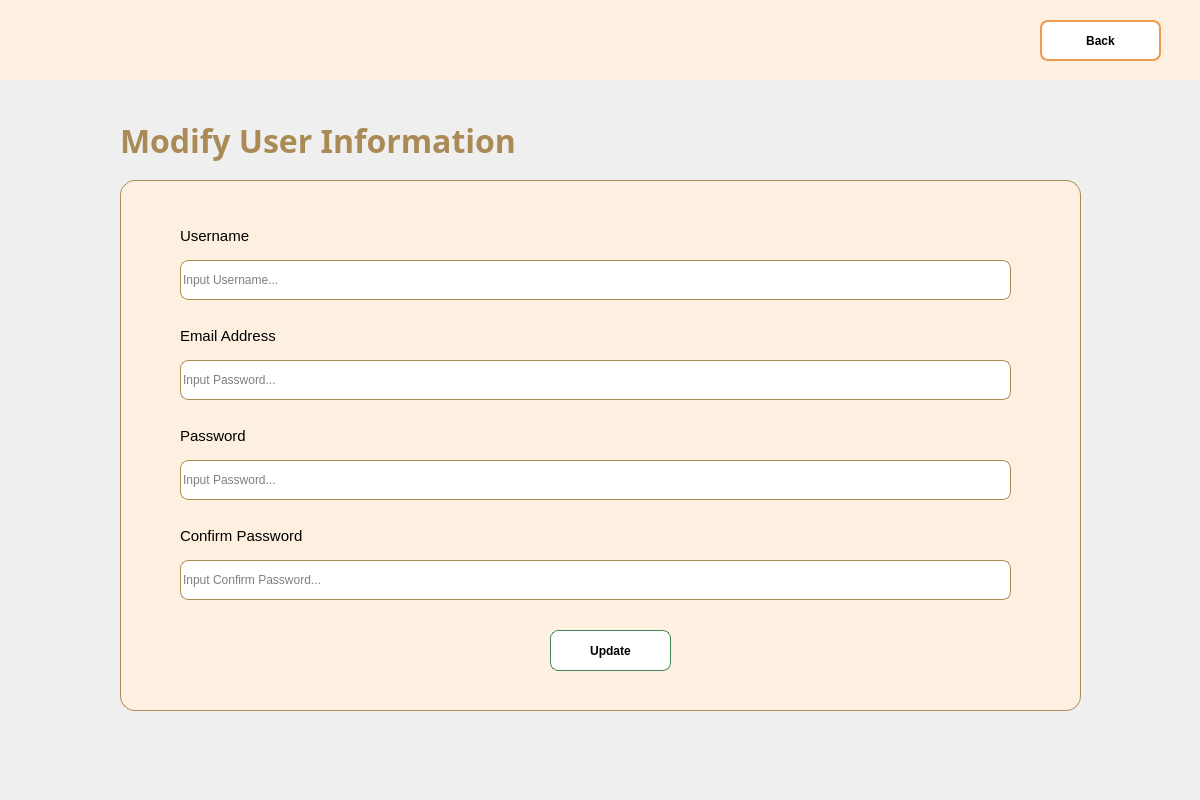
<?xml version="1.0" encoding="UTF-8"?>
<ui version="4.0">
 <class>Dialog</class>
 <widget class="QDialog" name="Dialog">
  <property name="geometry">
   <rect>
    <x>0</x>
    <y>0</y>
    <width>1200</width>
    <height>800</height>
   </rect>
  </property>
  <property name="windowTitle">
   <string>Dialog</string>
  </property>
  <widget class="QLabel" name="label_2">
   <property name="geometry">
    <rect>
     <x>120</x>
     <y>120</y>
     <width>461</width>
     <height>41</height>
    </rect>
   </property>
   <property name="font">
    <font>
     <family>Berlin Sans FB Demi</family>
     <pointsize>24</pointsize>
     <weight>75</weight>
     <bold>true</bold>
    </font>
   </property>
   <property name="styleSheet">
    <string notr="true">color: #AA8B56</string>
   </property>
   <property name="text">
    <string>Modify User Information</string>
   </property>
  </widget>
  <widget class="QWidget" name="widget" native="true">
   <property name="geometry">
    <rect>
     <x>0</x>
     <y>0</y>
     <width>1200</width>
     <height>80</height>
    </rect>
   </property>
   <property name="styleSheet">
    <string notr="true">background-color: #FDF0E0</string>
   </property>
   <widget class="QPushButton" name="backButton">
    <property name="geometry">
     <rect>
      <x>1040</x>
      <y>20</y>
      <width>121</width>
      <height>41</height>
     </rect>
    </property>
    <property name="font">
     <font>
      <pointsize>9</pointsize>
      <weight>75</weight>
      <bold>true</bold>
     </font>
    </property>
    <property name="cursor">
     <cursorShape>PointingHandCursor</cursorShape>
    </property>
    <property name="styleSheet">
     <string notr="true">QPushButton{
background-color: white;
border-radius: 8px;
border: 2px solid #EF9A53;
}

QPushButton:hover{ 
background-color: #EF9A53;
color: white;
}</string>
    </property>
    <property name="text">
     <string>Back</string>
    </property>
   </widget>
  </widget>
  <widget class="QPushButton" name="submitButton">
   <property name="geometry">
    <rect>
     <x>550</x>
     <y>630</y>
     <width>121</width>
     <height>41</height>
    </rect>
   </property>
   <property name="font">
    <font>
     <pointsize>9</pointsize>
     <weight>75</weight>
     <bold>true</bold>
    </font>
   </property>
   <property name="cursor">
    <cursorShape>PointingHandCursor</cursorShape>
   </property>
   <property name="styleSheet">
    <string notr="true">QPushButton{
background-color: white;
border-radius: 8px;
border: 1px solid #42855B;
}

QPushButton:hover{ 
background-color: #7FB77E;
color: white;
}</string>
   </property>
   <property name="text">
    <string>Update</string>
   </property>
  </widget>
  <widget class="QLabel" name="label_3">
   <property name="geometry">
    <rect>
     <x>180</x>
     <y>220</y>
     <width>141</width>
     <height>31</height>
    </rect>
   </property>
   <property name="font">
    <font>
     <pointsize>11</pointsize>
    </font>
   </property>
   <property name="styleSheet">
    <string notr="true">background-color: rgba(0,0,0,0%)</string>
   </property>
   <property name="text">
    <string>Username</string>
   </property>
  </widget>
  <widget class="QLabel" name="label">
   <property name="enabled">
    <bool>true</bool>
   </property>
   <property name="geometry">
    <rect>
     <x>120</x>
     <y>180</y>
     <width>961</width>
     <height>531</height>
    </rect>
   </property>
   <property name="autoFillBackground">
    <bool>false</bool>
   </property>
   <property name="styleSheet">
    <string notr="true">background-color: #FDF0E0;
border-radius: 15px;
border: 1px solid #AA8B56;</string>
   </property>
   <property name="text">
    <string/>
   </property>
  </widget>
  <widget class="QLineEdit" name="insertUsername">
   <property name="geometry">
    <rect>
     <x>180</x>
     <y>260</y>
     <width>831</width>
     <height>40</height>
    </rect>
   </property>
   <property name="cursor">
    <cursorShape>IBeamCursor</cursorShape>
   </property>
   <property name="autoFillBackground">
    <bool>false</bool>
   </property>
   <property name="styleSheet">
    <string notr="true">QLineEdit{
background-color: rgb(255, 255, 255);
border-radius: 8px;
border: 1px solid #AA8B56
}

QLineEdit:focus{
border: 2px solid #AA8B56
}</string>
   </property>
   <property name="inputMask">
    <string/>
   </property>
   <property name="text">
    <string/>
   </property>
   <property name="placeholderText">
    <string>Input Username...</string>
   </property>
  </widget>
  <widget class="QLineEdit" name="insertConfirmPass">
   <property name="geometry">
    <rect>
     <x>180</x>
     <y>560</y>
     <width>831</width>
     <height>40</height>
    </rect>
   </property>
   <property name="cursor">
    <cursorShape>IBeamCursor</cursorShape>
   </property>
   <property name="autoFillBackground">
    <bool>false</bool>
   </property>
   <property name="styleSheet">
    <string notr="true">QLineEdit{
background-color: rgb(255, 255, 255);
border-radius: 8px;
border: 1px solid #AA8B56
}

QLineEdit:focus{
border: 2px solid #AA8B56
}</string>
   </property>
   <property name="inputMask">
    <string/>
   </property>
   <property name="text">
    <string/>
   </property>
   <property name="readOnly">
    <bool>true</bool>
   </property>
   <property name="placeholderText">
    <string>Input Confirm Password...</string>
   </property>
  </widget>
  <widget class="QLineEdit" name="insertEmail">
   <property name="geometry">
    <rect>
     <x>180</x>
     <y>360</y>
     <width>831</width>
     <height>40</height>
    </rect>
   </property>
   <property name="cursor">
    <cursorShape>IBeamCursor</cursorShape>
   </property>
   <property name="autoFillBackground">
    <bool>false</bool>
   </property>
   <property name="styleSheet">
    <string notr="true">QLineEdit{
background-color: rgb(255, 255, 255);
border-radius: 8px;
border: 1px solid #AA8B56
}

QLineEdit:focus{
border: 2px solid #AA8B56
}</string>
   </property>
   <property name="inputMask">
    <string/>
   </property>
   <property name="text">
    <string/>
   </property>
   <property name="placeholderText">
    <string>Input Password...</string>
   </property>
  </widget>
  <widget class="QLineEdit" name="insertPassword">
   <property name="geometry">
    <rect>
     <x>180</x>
     <y>460</y>
     <width>831</width>
     <height>40</height>
    </rect>
   </property>
   <property name="cursor">
    <cursorShape>IBeamCursor</cursorShape>
   </property>
   <property name="autoFillBackground">
    <bool>false</bool>
   </property>
   <property name="styleSheet">
    <string notr="true">QLineEdit{
background-color: rgb(255, 255, 255);
border-radius: 8px;
border: 1px solid #AA8B56
}

QLineEdit:focus{
border: 2px solid #AA8B56
}</string>
   </property>
   <property name="inputMask">
    <string/>
   </property>
   <property name="text">
    <string/>
   </property>
   <property name="readOnly">
    <bool>true</bool>
   </property>
   <property name="placeholderText">
    <string>Input Password...</string>
   </property>
  </widget>
  <widget class="QLabel" name="label_6">
   <property name="geometry">
    <rect>
     <x>180</x>
     <y>320</y>
     <width>141</width>
     <height>31</height>
    </rect>
   </property>
   <property name="font">
    <font>
     <pointsize>11</pointsize>
    </font>
   </property>
   <property name="styleSheet">
    <string notr="true">background-color: rgba(0,0,0,0%)</string>
   </property>
   <property name="text">
    <string>Email Address</string>
   </property>
  </widget>
  <widget class="QLabel" name="label_5">
   <property name="geometry">
    <rect>
     <x>180</x>
     <y>520</y>
     <width>201</width>
     <height>31</height>
    </rect>
   </property>
   <property name="font">
    <font>
     <pointsize>11</pointsize>
    </font>
   </property>
   <property name="styleSheet">
    <string notr="true">background-color: rgba(0,0,0,0%)</string>
   </property>
   <property name="text">
    <string>Confirm Password</string>
   </property>
  </widget>
  <widget class="QLabel" name="label_4">
   <property name="geometry">
    <rect>
     <x>180</x>
     <y>420</y>
     <width>141</width>
     <height>31</height>
    </rect>
   </property>
   <property name="font">
    <font>
     <pointsize>11</pointsize>
    </font>
   </property>
   <property name="styleSheet">
    <string notr="true">background-color: rgba(0,0,0,0%)</string>
   </property>
   <property name="text">
    <string>Password</string>
   </property>
  </widget>
  <widget class="QLabel" name="error">
   <property name="geometry">
    <rect>
     <x>180</x>
     <y>610</y>
     <width>301</width>
     <height>20</height>
    </rect>
   </property>
   <property name="font">
    <font>
     <pointsize>6</pointsize>
     <weight>75</weight>
     <bold>true</bold>
    </font>
   </property>
   <property name="styleSheet">
    <string notr="true">color: red</string>
   </property>
   <property name="text">
    <string/>
   </property>
  </widget>
  <zorder>label</zorder>
  <zorder>label_2</zorder>
  <zorder>widget</zorder>
  <zorder>submitButton</zorder>
  <zorder>label_3</zorder>
  <zorder>insertUsername</zorder>
  <zorder>insertConfirmPass</zorder>
  <zorder>insertEmail</zorder>
  <zorder>insertPassword</zorder>
  <zorder>label_6</zorder>
  <zorder>label_5</zorder>
  <zorder>label_4</zorder>
  <zorder>error</zorder>
 </widget>
 <resources/>
 <connections/>
</ui>
